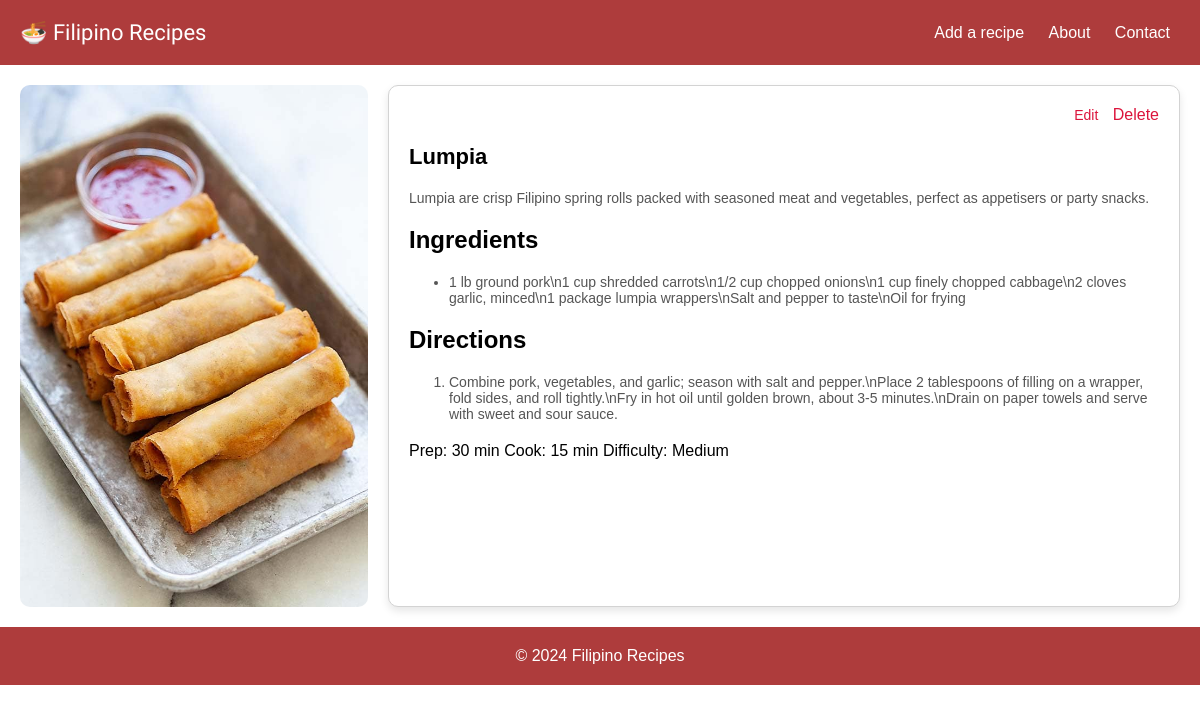
/recipe/3, run on the app's committed database.
### tables this page shows
CREATE TABLE "recipes" (id INTEGER PRIMARY KEY AUTOINCREMENT, name TEXT NOT NULL, category TEXT NOT NULL, short_description TEXT NOT NULL, long_description TEXT, ingredients_text TEXT, directions_text TEXT, image_path TEXT, image_alt TEXT, prep_time TEXT, cook_time TEXT, difficulty TEXT);

### app.py (the view)
    @app.route('/recipe/<int:recipe_id>')
    def recipe_detail(recipe_id):
        db = get_db()
        recipe_row = db.execute('SELECT * FROM recipes WHERE id = ?', (recipe_id,)).fetchone()
        if recipe_row is None:
            return "Recipe not found", 404
        recipe = dict(recipe_row)
        ingredients = [line.strip() for line in (recipe.get('ingredients_text') or '').splitlines() if line.strip()]
        directions = [line.strip() for line in (recipe.get('directions_text') or '').splitlines() if line.strip()]
        recipe_context = {
            'id': recipe['id'],
            'name': recipe['name'],
            'category': recipe['category'],
            'long_description': recipe.get('long_description') or recipe.get('short_description'),
            'image_path': recipe.get('image_path') or 'images/about.webp',
            'image_alt': recipe.get('image_alt') or f"{recipe['name']} plated",
            'ingredients': ingredients,
            'directions': directions,
            'prep_time': recipe.get('prep_time'),
            'cook_time': recipe.get('cook_time'),
            'difficulty': recipe.get('difficulty')
        }
        return render_template('recipe_detail.html', recipe=recipe_context, active_page='recipe_detail')

### db.py (called while the page is built)
def get_db():
    if 'db' not in g:
        database_path = current_app.config['DATABASE']
        g.db = sqlite3.connect(database_path)
        g.db.row_factory = sqlite3.Row
    return g.db

### templates/recipe_detail.html (shortened to what this page needs)
{% extends "base.html" %}
{% block content %}
<main class="recipe-content" role="main">
    <img src="{{ url_for('static', filename=recipe.image_path) }}" alt="{{ recipe.image_alt }}" class="recipe-image">
    <article class="recipe-details-container">
        <div class="recipe-actions">
            <a href="{{ url_for('edit_recipe', recipe_id=recipe.id) }}" class="action-link" aria-label="Edit this recipe">Edit</a>
            <form action="{{ url_for('delete_recipe', recipe_id=recipe.id) }}" method="post" class="inline-form" onsubmit="return confirm('Are you sure you want to delete this recipe?');">
                <button type="submit" class="action-link" aria-label="Delete this recipe">Delete</button>
            </form>
        </div>
        <h1>{{ recipe.name }}</h1>
        <p class="recipe-description">{{ recipe.long_description }}</p>
        <section class="ingredients-section">
            <h2 class="section-title">Ingredients</h2>
            <ul>
                {% for item in recipe.ingredients %}
                <li>{{ item }}</li>
                {% endfor %}
            </ul>
        </section>
        <section class="directions-section">
            <h2 class="section-title">Directions</h2>
            <ol>
                {% for step in recipe.directions %}
                <li>{{ step }}</li>
                {% endfor %}
            </ol>
        </section>
        <footer class="recipe-meta">
            <div class="recipe-info" data-recipe-id="{{ recipe.id }}" data-category="{{ recipe.category }}">
                {% if recipe.prep_time %}<span class="prep-time">Prep: {{ recipe.prep_time }}</span>{% endif %}
                {% if recipe.cook_time %}<span class="cook-time">Cook: {{ recipe.cook_time }}</span>{% endif %}
                {% if recipe.difficulty %}<span class="difficulty">Difficulty: {{ recipe.difficulty }}</span>{% endif %}
            </div>
        </footer>
    </article>
</main>
{% endblock %}

### static/css/styles.css (style rules this page uses)
:root { --red-color: rgb(174, 60, 60); --dark-red: rgb(150, 60, 60); --light-gray: #f4f4f4; --border-color: #ccc; }
body { margin: 0; font-family: Arial, sans-serif; box-sizing: border-box; }
.recipe-content { display: flex; flex-wrap: wrap; gap: 20px; padding-left: 20px; padding-right: 20px; box-sizing: border-box; }
.recipe-image { width: 30%; max-width: 100%; height: auto; border-radius: 10px; object-fit: cover; }
.recipe-details-container { flex: 1; padding: 20px; background-color: white; border: 1px solid lightgrey; box-shadow: 0px 4px 8px rgba(0, 0, 0, 0.1); border-radius: 10px; box-sizing: border-box; width: calc(70% - 40px); }
.recipe-details-container h1 { font-size: 22px; margin-bottom: 20px; }
.recipe-details-container p, .recipe-details-container ul, .recipe-details-container ol { font-size: 14px; margin-bottom: 20px; color: #555; }
.recipe-details-container ul li, .recipe-details-container ol li { margin-bottom: 10px; }
.recipe-actions { text-align: right; margin-bottom: 20px; }
.action-link { font-size: 14px; color: rgb(220, 20, 60); text-decoration: none; margin-left: 10px; transition: color 0.3s ease; }
.inline-form { display: inline; }
.inline-form .action-link { background: none; border: none; padding: 0; font: inherit; cursor: pointer; }

### data on the page
recipes: image_path (picture), name "Lumpia", long_description "Lumpia are crisp Filipino spring rolls packed with seasoned meat and vegetables, perfect as appetisers or party snacks.", ingredients_text "1 lb ground pork\\n1 cup shredded carrots\\n1/2 cup chopped onions\\n1 cup finely chopped cabbage\\n2 cloves garlic, minced\\n1 package lumpia wrappers\\nSalt and pepper to taste\\nOil for frying", directions_text "Combine pork, vegetables, and garlic; season with salt and pepper.\\nPlace 2 tablespoons of filling on a wrapper, fold sides, and roll tightly.\\nFry in hot oil until golden brown, about 3-5 minutes.\\nDrain on paper towels and serve with sweet and sour sauce.", prep_time "30 min", cook_time "15 min", difficulty "Medium"
